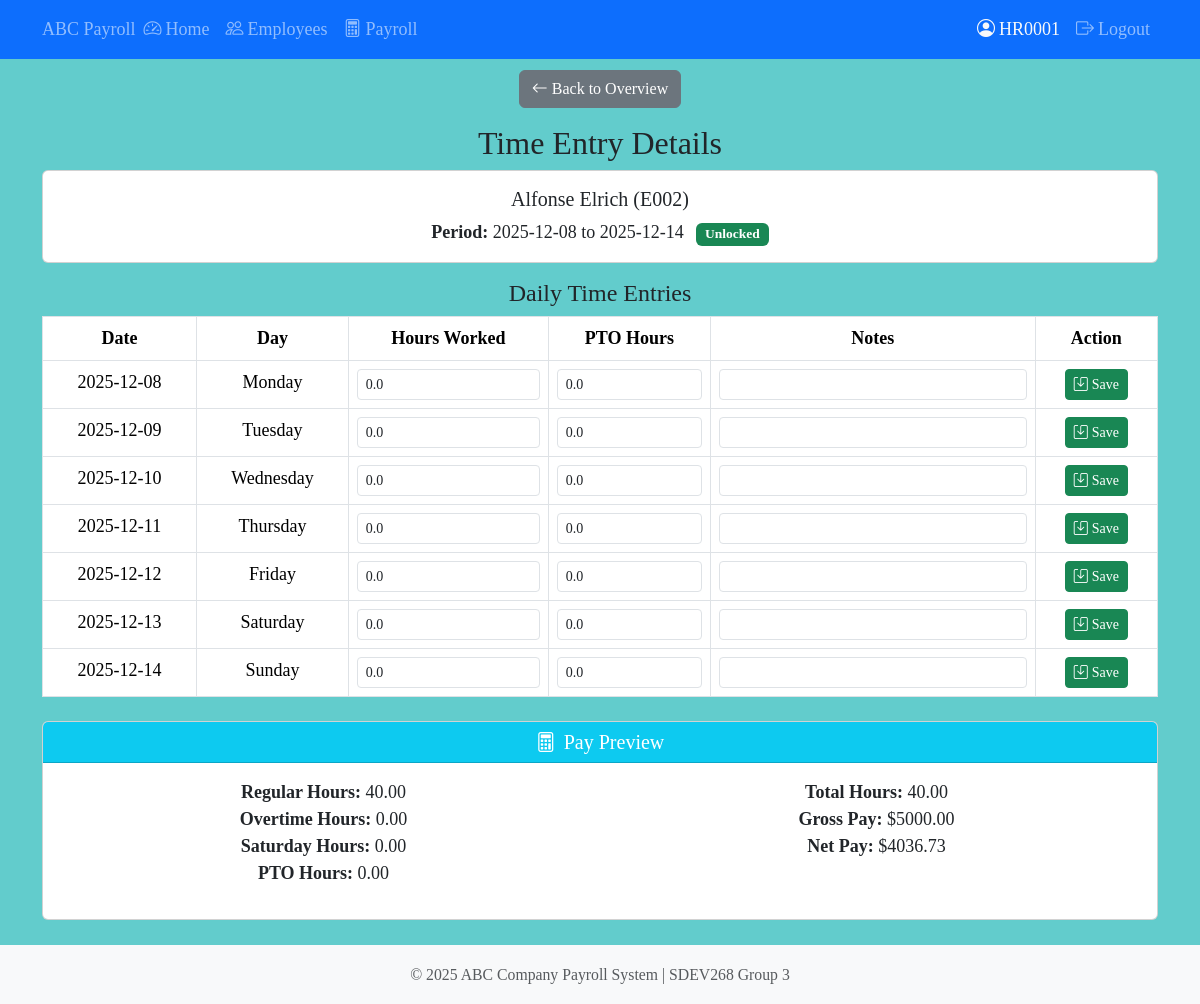
The app's page /admin/time-entry/time-entries/E002/2025-12-08/2025-12-14 (signed in) with its own data.
### tables this page shows
CREATE TABLE employees (
    employee_id TEXT PRIMARY KEY,
    first_name TEXT NOT NULL,
    last_name TEXT NOT NULL,
    surname TEXT,
    date_of_birth TEXT NOT NULL,
    gender TEXT NOT NULL CHECK(gender IN ('Male', 'Female')),
    email TEXT NOT NULL UNIQUE,
    phone_num TEXT,
    address_line1 TEXT NOT NULL,
    address_line2 TEXT,
    city TEXT NOT NULL,
    state TEXT NOT NULL,
    zip_code TEXT NOT NULL,
    has_picture INTEGER NOT NULL DEFAULT 0,
    picture_filename TEXT,
    status TEXT NOT NULL DEFAULT 'Active' CHECK(status IN ('Active', 'Terminated')),
    date_hired TEXT NOT NULL,
    department_name TEXT NOT NULL,
    job_title_name TEXT NOT NULL,
    created_date TEXT NOT NULL DEFAULT (datetime('now', 'localtime')),
    modified_date TEXT NOT NULL DEFAULT (datetime('now', 'localtime')),
    FOREIGN KEY (department_name) REFERENCES departments(department_name),
    FOREIGN KEY (job_title_name) REFERENCES job_titles(title_name)
);

CREATE TABLE payroll_details (
    payroll_detail_id INTEGER PRIMARY KEY AUTOINCREMENT,
    payroll_id INTEGER NOT NULL,
    employee_id TEXT NOT NULL,

    regular_hours REAL NOT NULL DEFAULT 0,
    overtime_hours REAL NOT NULL DEFAULT 0,
    saturday_hours REAL NOT NULL DEFAULT 0,
    pto_hours REAL NOT NULL DEFAULT 0,
    total_hours REAL NOT NULL DEFAULT 0,

    base_pay REAL NOT NULL DEFAULT 0,
    overtime_pay REAL NOT NULL DEFAULT 0,
    saturday_pay REAL NOT NULL DEFAULT 0,
    gross_pay REAL NOT NULL DEFAULT 0,

    medical_deduction REAL NOT NULL DEFAULT 0,
    dependent_stipend REAL NOT NULL DEFAULT 0,

    taxable_income REAL NOT NULL DEFAULT 0,

    state_tax REAL NOT NULL DEFAULT 0,
    federal_tax_employee REAL NOT NULL DEFAULT 0,
    social_security_employee REAL NOT NULL DEFAULT 0,
    medicare_employee REAL NOT NULL DEFAULT 0,
    total_employee_taxes REAL NOT NULL DEFAULT 0,

    net_pay REAL NOT NULL DEFAULT 0,

    federal_tax_employer REAL NOT NULL DEFAULT 0,
    social_security_employer REAL NOT NULL DEFAULT 0,
    medicare_employer REAL NOT NULL DEFAULT 0,
    total_employer_taxes REAL NOT NULL DEFAULT 0,

    calculated_date TEXT NOT NULL DEFAULT (datetime('now', 'localtime')),

    FOREIGN KEY (payroll_id) REFERENCES payroll_periods(payroll_id),
    FOREIGN KEY (employee_id) REFERENCES employees(employee_id),
    UNIQUE(payroll_id, employee_id)
);

### src/routes/admin_time_entry.py (the view, shortened to what this page needs)
@bp.route("/time-entries/<employee_id>/<start_date>/<end_date>", methods=["GET", "POST"])
@admin_required
def time_entry_detail(employee_id, start_date, end_date):
    success, msg, employee = employee_controller.get_employee(employee_id)
    if not success:
        flash(msg, "error")
        return redirect(url_for("admin_time_entry.time_entry_overview"))
    period = PayrollPeriod.get_by_dates(start_date, end_date)
    existing_entries = TimeEntry.get_by_employee(employee_id, start_date, end_date)
    entries_by_date = {entry.entry_date: entry for entry in existing_entries}
    start_date_obj = datetime.strptime(start_date, "%Y-%m-%d").date()
    all_entries = []
    for day_offset in range(7):
        current_date = start_date_obj + timedelta(days=day_offset)
        date_str = current_date.strftime("%Y-%m-%d")
        if date_str in entries_by_date:
            all_entries.append(entries_by_date[date_str])
        else:
            day_of_week = TimeEntry.get_day_of_week(date_str)
            is_saturday = 1 if day_of_week == "Saturday" else 0
            empty_entry = TimeEntry(
                employee_id=employee_id,
                entry_date=date_str,
                day_of_week=day_of_week,
                hours_worked=0.0,
                pto_hours=0.0,
                is_saturday=is_saturday,
                notes=None
            )
            all_entries.append(empty_entry)
    pay_success, msg, pay_preview = payroll_controller.calculate_weekly_pay(
        employee_id, start_date, end_date
    )
    return render_template(
        "admin/time_entry_detail.html",
        employee=employee,
        period=period,
        entries=all_entries,
        start_date=start_date,
        end_date=end_date,
        pay_preview=pay_preview,
    )

### src/controllers/employee_controller.py (called while the page is built)
    def get_employee(self, employee_id: str) -> tuple[bool, str, Employee | None]:
        try:
            employee = Employee.get_by_id(employee_id)
            if employee:
                return True, "Employee found", employee
            return False, f"Employee {employee_id} not found", None
        except Exception as e:
            return False, f"Error retrieving employee: {e!s}", None

### src/models/base_model.py (called while the page is built)
    @classmethod
    def get_connection(cls) -> sqlite3.Connection:
        conn = sqlite3.connect(cls.DB_PATH, timeout=30.0)
        conn.row_factory = sqlite3.Row
        return conn

    @classmethod
    def execute_query(cls, query: str, params: tuple = ()) -> list[sqlite3.Row]:
        conn = cls.get_connection()
        cursor = conn.cursor()
        cursor.execute(query, params)
        results = cursor.fetchall()
        conn.close()
        return results

    @classmethod
    def execute_single(cls, query: str, params: tuple = ()) -> sqlite3.Row | None:
        conn = cls.get_connection()
        cursor = conn.cursor()
        cursor.execute(query, params)
        result = cursor.fetchone()
        conn.close()
        return result

    @classmethod
    def execute_write(cls, query: str, params: tuple = ()) -> int:
        conn = cls.get_connection()
        cursor = conn.cursor()
        cursor.execute(query, params)
        conn.commit()
        affected = cursor.rowcount
        conn.close()
        return affected

### src/models/employee.py (called while the page is built)
    @classmethod
    def get_by_id(cls, employee_id: str) -> Optional["Employee"]:
        query = f"SELECT * FROM {cls._EMPLOYEE_VIEW} WHERE employee_id = ?"
        row = cls.execute_single(query, (employee_id,))
        if row:
            return cls._from_row(row)
        return None

### src/models/payroll.py (called while the page is built, shortened)
    @property
    def is_locked_bool(self) -> bool:
        return self.is_locked == 1

    @classmethod
    def get_by_dates(
        cls, start_date: str, end_date: str
    ) -> Optional["PayrollPeriod"]:
        query = """
            SELECT * FROM payroll_periods
            WHERE period_start_date = ? AND period_end_date = ?
        """
        row = cls.execute_single(query, (start_date, end_date))
        if row is None:
            return None
        return cls._row_to_payroll_period(row)

    @classmethod
    def get_or_create(cls, start_date: str, end_date: str) -> "PayrollPeriod":
        existing = cls.get_by_dates(start_date, end_date)
        if existing:
            return existing

### src/templates/admin/time_entry_detail.html (shortened to what this page needs)
{% extends 'base.html' %}
{% block content %}
<div class="mb-3">
  <a href="{{ url_for('admin_time_entry.time_entry_overview') }}" class="btn btn-secondary">
    <i class="bi bi-arrow-left me-1"></i>Back to Overview
  </a>
</div>
<h2>Time Entry Details</h2>
<div class="card mb-3">
  <div class="card-body">
    <h5 class="card-title">
      {{ employee.first_name }} {{ employee.last_name }} ({{ employee.employee_id }})
    </h5>
    <p class="card-text">
      <strong>Period:</strong> {{ start_date }} to {{ end_date }}
      {% if period and period.is_locked_bool %}
        <span class="badge bg-danger ms-2">Locked</span>
      {% else %}
        <span class="badge bg-success ms-2">Unlocked</span>
      {% endif %}
    </p>
  </div>
</div>
<h4>Daily Time Entries</h4>
<table class="table table-bordered">
  <thead>
    <tr>
      <th>Date</th>
      <th>Day</th>
      <th>Hours Worked</th>
      <th>PTO Hours</th>
      <th>Notes</th>
      <th>Action</th>
    </tr>
  </thead>
  <tbody>
    {% for entry in entries %}
    <tr>
      <form method="post">
        <td>{{ entry.entry_date }}</td>
        <td>{{ entry.day_of_week }}</td>
        <td>
          <input type="number" name="hours_worked" value="{{ entry.hours_worked }}"
                 min="0" max="24" step="0.01" class="form-control form-control-sm"
                 {% if period and period.is_locked_bool %}disabled{% endif %}>
        </td>
        <td>
          <input type="number" name="pto_hours" value="{{ entry.pto_hours }}"
                 min="0" max="8" step="0.01" class="form-control form-control-sm"
                 {% if period and period.is_locked_bool %}disabled{% endif %}>
        </td>
        <td>
          <input type="text" name="notes" value="{{ entry.notes or '' }}"
                 class="form-control form-control-sm"
                 {% if period and period.is_locked_bool %}disabled{% endif %}>
        </td>
        <td>
          {% if not (period and period.is_locked_bool) %}
            <button type="submit" class="btn btn-sm btn-success">
              <i class="bi bi-save me-1"></i>Save
            </button>
          {% else %}
            <span class="text-muted">Locked</span>
          {% endif %}
        </td>
      </form>
    </tr>
    {% endfor %}
  </tbody>
</table>
{% if pay_preview %}
  <div class="card mt-4">
    <div class="card-header bg-info text-white">
      <h5 class="mb-0"><i class="bi bi-calculator me-2"></i>Pay Preview</h5>
    </div>
    <div class="card-body">
      <div class="row">
        <div class="col-md-6">
          <ul class="list-unstyled">
            <li><strong>Regular Hours:</strong> {{ "%.2f"|format(pay_preview.regular_hours) }}</li>
            <li><strong>Overtime Hours:</strong> {{ "%.2f"|format(pay_preview.overtime_hours) }}</li>
            <li><strong>Saturday Hours:</strong> {{ "%.2f"|format(pay_preview.saturday_hours) }}</li>
            <li><strong>PTO Hours:</strong> {{ "%.2f"|format(pay_preview.pto_hours) }}</li>
          </ul>
        </div>
        <div class="col-md-6">
          <ul class="list-unstyled">
            <li><strong>Total Hours:</strong> {{ "%.2f"|format(pay_preview.total_hours) }}</li>
            <li><strong>Gross Pay:</strong> ${{ "%.2f"|format(pay_preview.gross_pay) }}</li>
            <li><strong>Net Pay:</strong> ${{ "%.2f"|format(pay_preview.net_pay) }}</li>
          </ul>
        </div>
      </div>
    </div>
  </div>
{% endif %}
{% endblock %}

### src/static/css/PayrollStyle.css (style rules this page uses)
body { font-family: 'Times New Roman', serif; text-align: center; font-size: large; background-color: #62cccc; }
button { font-size: large; font-weight: bold; background-color: #ece0e0; border: none; padding: 10px 20px; cursor: pointer; }

### records on screen
employees: first_name "Alfonse", last_name "Elrich", employee_id "E002"
payroll_details: regular_hours "40.00", overtime_hours "0.00", saturday_hours "0.00", pto_hours "0.00", total_hours "40.00", gross_pay "5000.00", net_pay "4036.73"

### other values on screen
{{ session.get('username', 'User') }} "HR0001"
{{ start_date }} "2025-12-08"
{{ end_date }} "2025-12-14"
{{ entry.entry_date }} "2025-12-08" "2025-12-09" "2025-12-10" "2025-12-11" "2025-12-12" "2025-12-13" "2025-12-14"
{{ entry.day_of_week }} "Monday" "Tuesday" "Wednesday" "Thursday" "Friday" "Saturday" "Sunday"
